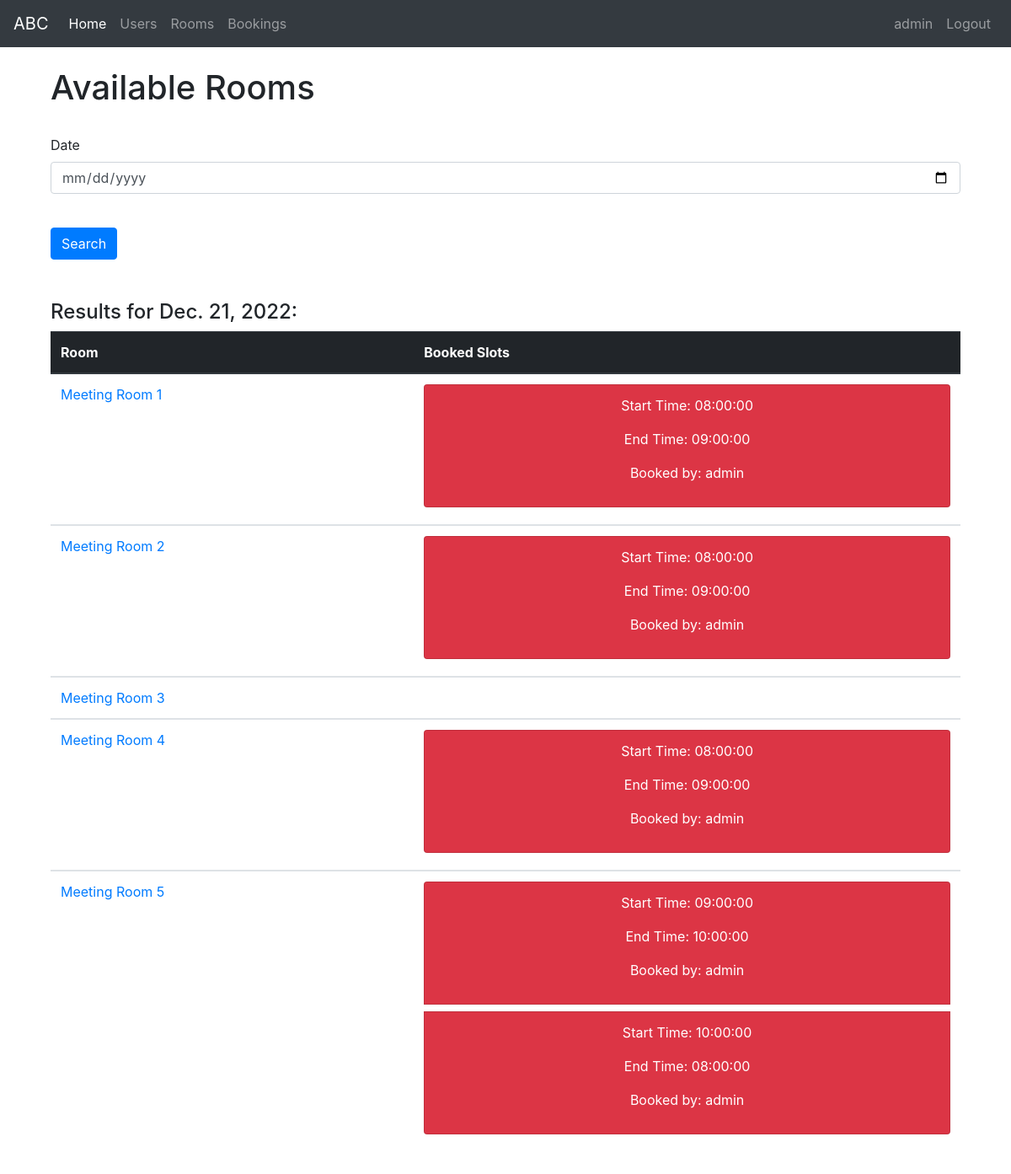
Screenshot of /roombooking/rooms/availabilities/ (signed in) with the database file from the repository.
### roombooking/models.py (models this page shows, shortened)
class Room(models.Model):
    name = models.CharField(max_length=255)
    dateadded = models.DateTimeField(auto_now_add=True)
    def get_absolute_url(self):
        return reverse('room-detail', args=[str(self.id)])

class Booking(models.Model):
    startdate = models.DateField()
    starttime = models.ForeignKey(StartTime, on_delete=models.PROTECT, null=True)
    enddate = models.DateField()
    endtime = models.ForeignKey(EndTime, on_delete=models.PROTECT, null=True)
    room = models.ForeignKey(Room, on_delete=models.CASCADE)
    organizer = models.ForeignKey(User, on_delete=models.CASCADE)
    dateadded = models.DateTimeField(auto_now_add=True)

class StartTime(models.Model):
    time =  models.TimeField()
    def __str__(self):
        return '{0}'.format(self.time)

class EndTime(models.Model):
    time =  models.TimeField()
    def __str__(self):
        return '{0}'.format(self.time)

### roombooking/views.py (the view)
# urls.py: path('rooms/availabilities/', views.roomavailabilities, name='rooms-availabilities'),
def roomavailabilities(request):
    rooms = Room.objects.all()
    bookings = Booking.objects.all()
    today = datetime.date.today()
    start = today
    if request.method == 'POST':
        start = request.POST["start"]
    bookings = Booking.objects.filter(startdate = start)
    context = {
        'rooms': rooms,
        'bookings':bookings,
        'today': today,
        'start': start,
    }
    return render(request, 'roomavailabilities.html', context = context)

### roombooking/templates/roomavailabilities.html (shortened to what this page needs)
{% extends "base_generic.html" %}
{% block content %}
{% load custom_tags %}
<div class="container">
  <h1>Available Rooms</h1>
  <br>
  <form action="{% url 'rooms-availabilities' %}" method="post">
    <div class="form-group">
      <label for="start">Date</label>
      <input class="form-control" id="start" name="start" type="date">
    </div>
    <br>
    <input class="btn btn-primary" type="submit" value="Search">
  </form>
  <br>
  <br>
  <h4>Results for {{ start }}: </h4>
    {% if rooms %}
    <table class="table">
      <thead class="thead-dark">
        <tr>
          <th scope="col">Room</th>
          <th scope="col">Booked Slots</th>
        </tr>
      </thead>
      {% for room in rooms %}
      <tbody>
        <tr>
          <td><a href="{{ room.get_absolute_url }}">{{ room.name }}</td>
          <td>
            <ul class="list-group">
              {% for booking in bookings %}
                {% if room.name == booking.room.name %}
                <li class="list-group-item text-center bg-danger text-white mb-2">
                  <p>Start Time: {{ booking.starttime }}</p>
                  <p>End Time: {{ booking.endtime }}</p>
                  <p>Booked by: {{ booking.organizer }}</p>
                </li>
                {% endif %}
              {% endfor %}
            </ul>
          </td>
        </tr>
      </tbody>
      {% endfor %}
    {% else %}
    <p>There are no rooms in the library.</p>
    </table>
    {% endif %}
</div>
{% endblock %}

### roombooking/templates/base_generic.html (shortened to what this page needs)
<!DOCTYPE html>
<html lang="en">
<head>
  <link rel="stylesheet" href="https://cdn.jsdelivr.net/npm/bootstrap@4.1.3/dist/css/bootstrap.min.css">
  {% load static %}
  <link rel="stylesheet" href="{% static 'css/styles.css' %}">
</head>
<body>
    <nav class="navbar navbar-expand-lg navbar-dark bg-dark mb-4">
      <a class="navbar-brand" href="{% url 'index' %}">ABC</a>
      <div class="collapse navbar-collapse" id="navbarNavDropdown">
        <ul class="navbar-nav">
          <li class="nav-item active">
            <a class="nav-link" href="{% url 'index' %}">Home <span class="sr-only">(current)</span></a>
          </li>
          <li class="nav-item">
            <a class="nav-link" href="#">Users</a>
          </li>
          <li class="nav-item">
            <a class="nav-link" href="{% url 'rooms' %}">Rooms</a>
          </li>
          <li class="nav-item">
            <a class="nav-link" href="{% url 'bookings' %}">Bookings</a>
          </li>
        </ul>
        <ul class="navbar-nav ml-auto">
          {% if user.is_authenticated %}
          <li class="nav-item">
              <a class="nav-link" href="#">
                {{ user.get_username }}
              </a>
          </li>
          <li class="nav-item">
              <a class="nav-link" href="{% url 'logout' %}?next={{ request.path }}">
                Logout
              </a>
          </li>
          {% else %}
          <li class="nav-item">
              <a class="nav-link" href="{% url 'login' %}?next={{ request.path }}">
                Login
              </a>
          </li>
          {% endif %}
      </ul>
      </div>
    </nav>
    <div class="container-fluid">
    <div class="row">
      <div class="container mb-5">{% block content %}{% endblock %}</div>
    </div>
  </div>
</body>
</html>

### rows the page displays
Room: name "Meeting Room 1"
Booking: starttime "08:00:00", endtime "09:00:00", organizer "admin"
Room: name "Meeting Room 2"
Booking: starttime "08:00:00", endtime "09:00:00", organizer "admin"
Room: name "Meeting Room 3"
Room: name "Meeting Room 4"
Booking: starttime "08:00:00", endtime "09:00:00", organizer "admin"
Room: name "Meeting Room 5"
Booking: starttime "09:00:00", endtime "10:00:00", organizer "admin"
Booking: starttime "10:00:00", endtime "08:00:00", organizer "admin"

### other values shown
{{ user.get_username }} "admin"
